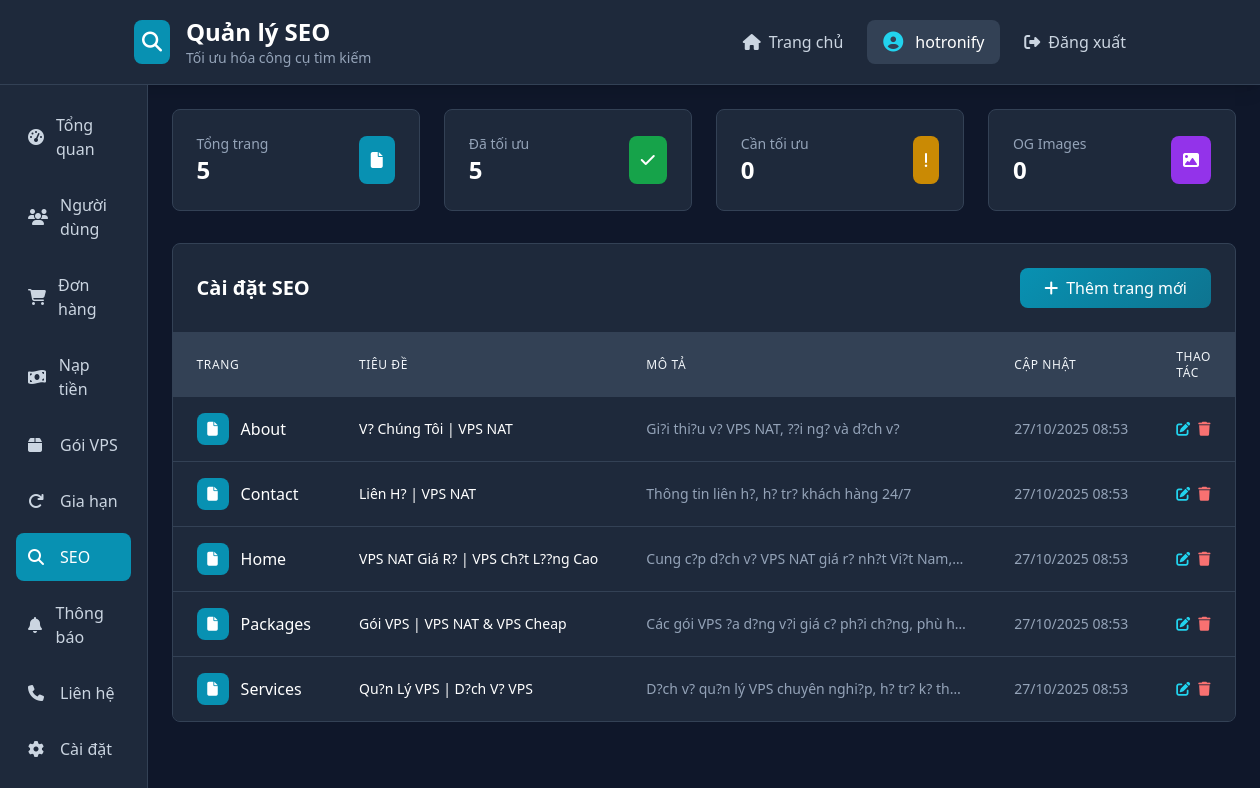
Page /admin/seo.php (signed in) on the committed database.
### tables this page shows
CREATE TABLE `seo_settings` (
  `id` int(11) NOT NULL,
  `page_name` varchar(100) NOT NULL,
  `meta_title` varchar(255) DEFAULT NULL,
  `meta_description` text DEFAULT NULL,
  `meta_keywords` text DEFAULT NULL,
  `og_title` varchar(255) DEFAULT NULL,
  `og_description` text DEFAULT NULL,
  `og_image` varchar(255) DEFAULT NULL,
  `canonical_url` varchar(255) DEFAULT NULL,
  `robots` text DEFAULT NULL,
  `created_at` timestamp NULL DEFAULT current_timestamp(),
  `updated_at` timestamp NULL DEFAULT current_timestamp() ON UPDATE current_timestamp()
);

### database.php (called while the page is built, shortened)
<?php
$servername = "139.99.44.189";
$username = "arownebv5xy_database";
$password = "arownebv5xy_database";
$dbname = "arownebv5xy_database";
$conn = new mysqli($servername, $username, $password, $dbname);
$conn->set_charset("utf8mb4");
function executeQuery($sql, $params = []) {
    global $conn;
    $stmt = $conn->prepare($sql);
    $stmt->execute();
    return $stmt;
}
function fetchAll($sql, $params = []) {
    $stmt = executeQuery($sql, $params);
    $result = $stmt->get_result();
    return $result->fetch_all(MYSQLI_ASSOC);
}
?>

### admin/seo.php (the view, shortened to what this page needs)
<?php
require_once '../database.php';
$seoSettings = fetchAll("SELECT * FROM seo_settings ORDER BY page_name");
?>
<!DOCTYPE html>
<html lang="vi">
<head>
    <script src="https://cdn.tailwindcss.com"></script>
    <link rel="stylesheet" href="https://cdnjs.cloudflare.com/ajax/libs/font-awesome/6.4.0/css/all.min.css">
</head>
<body class="dark-theme min-h-screen">
    <header class="bg-slate-800 border-b border-slate-700 shadow-lg">
        <div class="container mx-auto px-4 py-4">
            <div class="flex justify-between items-center">
                <div class="flex items-center space-x-4">
                    <div class="bg-cyan-600 p-2 rounded-lg">
                        <i class="fas fa-search text-white text-xl"></i>
                    </div>
                    <div>
                        <h1 class="text-2xl font-bold text-white">Quản lý SEO</h1>
                        <p class="text-slate-400 text-sm">Tối ưu hóa công cụ tìm kiếm</p>
                    </div>
                </div>
                <div class="flex items-center space-x-6">
                    <a href="../index.php" class="text-slate-300 hover:text-cyan-400 transition flex items-center space-x-2">
                        <i class="fas fa-home"></i>
                        <span>Trang chủ</span>
                    </a>
                    <div class="flex items-center space-x-3 bg-slate-700 px-4 py-2 rounded-lg">
                        <i class="fas fa-user-circle text-cyan-400 text-xl"></i>
                        <span class="text-white font-medium"><?= htmlspecialchars($_SESSION['username']) ?></span>
                    </div>
                    <a href="../logout.php" class="text-slate-300 hover:text-red-400 transition flex items-center space-x-2">
                        <i class="fas fa-sign-out-alt"></i>
                        <span>Đăng xuất</span>
                    </a>
                </div>
            </div>
        </div>
    </header>
    <div class="flex">
        <aside class="w-64 sidebar-dark min-h-screen">
            <nav class="p-4">
                <ul class="space-y-2">
                    <li>
                        <a href="index.php" class="flex items-center space-x-3 text-slate-300 hover:bg-slate-700 hover:text-cyan-400 p-3 rounded-lg transition">
                            <i class="fas fa-tachometer-alt w-5"></i>
                            <span>Tổng quan</span>
                        </a>
                    </li>
                    <li>
                        <a href="users.php" class="flex items-center space-x-3 text-slate-300 hover:bg-slate-700 hover:text-cyan-400 p-3 rounded-lg transition">
                            <i class="fas fa-users w-5"></i>
                            <span>Người dùng</span>
                        </a>
                    </li>
                    <li>
                        <a href="orders.php" class="flex items-center space-x-3 text-slate-300 hover:bg-slate-700 hover:text-cyan-400 p-3 rounded-lg transition">
                            <i class="fas fa-shopping-cart w-5"></i>
                            <span>Đơn hàng</span>
                        </a>
                    </li>
                    <li>
                        <a href="deposits.php" class="flex items-center space-x-3 text-slate-300 hover:bg-slate-700 hover:text-cyan-400 p-3 rounded-lg transition">
                            <i class="fas fa-money-bill-wave w-5"></i>
                            <span>Nạp tiền</span>
                        </a>
                    </li>
                    <li>
                        <a href="packages.php" class="flex items-center space-x-3 text-slate-300 hover:bg-slate-700 hover:text-cyan-400 p-3 rounded-lg transition">
                            <i class="fas fa-box w-5"></i>
                            <span>Gói VPS</span>
                        </a>
                    </li>
                    <li>
                        <a href="renewals.php" class="flex items-center space-x-3 text-slate-300 hover:bg-slate-700 hover:text-cyan-400 p-3 rounded-lg transition">
                            <i class="fas fa-redo w-5"></i>
                            <span>Gia hạn</span>
                        </a>
                    </li>
                    <li>
                        <a href="seo.php" class="flex items-center space-x-3 bg-cyan-600 text-white p-3 rounded-lg">
                            <i class="fas fa-search w-5"></i>
                            <span>SEO</span>
                        </a>
                    </li>
                    <li>
                        <a href="notifications.php" class="flex items-center space-x-3 text-slate-300 hover:bg-slate-700 hover:text-cyan-400 p-3 rounded-lg transition">
                            <i class="fas fa-bell w-5"></i>
                            <span>Thông báo</span>
                        </a>
                    </li>
                    <li>
                        <a href="contact.php" class="flex items-center space-x-3 text-slate-300 hover:bg-slate-700 hover:text-cyan-400 p-3 rounded-lg transition">
                            <i class="fas fa-phone w-5"></i>
                            <span>Liên hệ</span>
                        </a>
                    </li>
                    <li>
                        <a href="settings.php" class="flex items-center space-x-3 text-slate-300 hover:bg-slate-700 hover:text-cyan-400 p-3 rounded-lg transition">
                            <i class="fas fa-cog w-5"></i>
                            <span>Cài đặt</span>
                        </a>
                    </li>
                </ul>
            </nav>
        </aside>
        <main class="flex-1 p-6">
            <div class="grid grid-cols-1 md:grid-cols-4 gap-6 mb-8">
                <div class="card-dark rounded-lg p-6">
                    <div class="flex items-center justify-between">
                        <div>
                            <p class="text-slate-400 text-sm">Tổng trang</p>
                            <p class="text-2xl font-bold text-white"><?= count($seoSettings) ?></p>
                        </div>
                        <div class="bg-cyan-600 p-3 rounded-lg">
                            <i class="fas fa-file text-white"></i>
                        </div>
                    </div>
                </div>
                <div class="card-dark rounded-lg p-6">
                    <div class="flex items-center justify-between">
                        <div>
                            <p class="text-slate-400 text-sm">Đã tối ưu</p>
                            <p class="text-2xl font-bold text-white"><?= count(array_filter($seoSettings, fn($s) => !empty($s['meta_title']))) ?></p>
                        </div>
                        <div class="bg-green-600 p-3 rounded-lg">
                            <i class="fas fa-check text-white"></i>
                        </div>
                    </div>
                </div>
                <div class="card-dark rounded-lg p-6">
                    <div class="flex items-center justify-between">
                        <div>
                            <p class="text-slate-400 text-sm">Cần tối ưu</p>
                            <p class="text-2xl font-bold text-white"><?= count(array_filter($seoSettings, fn($s) => empty($s['meta_title']))) ?></p>
                        </div>
                        <div class="bg-yellow-600 p-3 rounded-lg">
                            <i class="fas fa-exclamation text-white"></i>
                        </div>
                    </div>
                </div>
                <div class="card-dark rounded-lg p-6">
                    <div class="flex items-center justify-between">
                        <div>
                            <p class="text-slate-400 text-sm">OG Images</p>
                            <p class="text-2xl font-bold text-white"><?= count(array_filter($seoSettings, fn($s) => !empty($s['og_image']))) ?></p>
                        </div>
                        <div class="bg-purple-600 p-3 rounded-lg">
                            <i class="fas fa-image text-white"></i>
                        </div>
                    </div>
                </div>
            </div>
            <div class="card-dark rounded-lg overflow-hidden">
                <div class="p-6 border-b border-slate-700">
                    <div class="flex justify-between items-center">
                        <h2 class="text-xl font-semibold text-white">Cài đặt SEO</h2>
                        <button onclick="showAddModal()"
                                class="btn-primary text-white py-2 px-6 rounded-lg font-medium transition flex items-center space-x-2">
                            <i class="fas fa-plus"></i>
                            <span>Thêm trang mới</span>
                        </button>
                    </div>
                </div>
                <div class="overflow-x-auto">
                    <table class="w-full table-dark">
                        <thead>
                            <tr>
                                <th class="px-6 py-4 text-left text-xs font-medium text-slate-300 uppercase tracking-wider">Trang</th>
                                <th class="px-6 py-4 text-left text-xs font-medium text-slate-300 uppercase tracking-wider">Tiêu đề</th>
                                <th class="px-6 py-4 text-left text-xs font-medium text-slate-300 uppercase tracking-wider">Mô tả</th>
                                <th class="px-6 py-4 text-left text-xs font-medium text-slate-300 uppercase tracking-wider">Cập nhật</th>
                                <th class="px-6 py-4 text-left text-xs font-medium text-slate-300 uppercase tracking-wider">Thao tác</th>
                            </tr>
                        </thead>
                        <tbody class="divide-y divide-slate-700">
                            <?php if (empty($seoSettings)): ?>
                                <tr>
                                    <td colspan="5" class="px-6 py-12 text-center text-slate-400">
                                        <i class="fas fa-search text-4xl mb-3"></i>
                                        <p>Chưa có cài đặt SEO nào</p>
                                    </td>
                                </tr>
                            <?php else: ?>
                                <?php foreach ($seoSettings as $setting): ?>
                                    <tr class="hover:bg-slate-700 transition">
                                        <td class="px-6 py-4 whitespace-nowrap">
                                            <div class="flex items-center">
                                                <div class="w-8 h-8 bg-cyan-600 rounded-lg flex items-center justify-center mr-3">
                                                    <i class="fas fa-file text-white text-sm"></i>
                                                </div>
                                                <span class="font-medium text-white"><?= ucfirst($setting['page_name']) ?></span>
                                            </div>
                                        </td>
                                        <td class="px-6 py-4">
                                            <div class="text-sm text-white max-w-xs truncate" title="<?= htmlspecialchars($setting['meta_title']) ?>">
                                                <?= htmlspecialchars($setting['meta_title']) ?: '<span class="text-slate-400">Chưa đặt</span>' ?>
                                            </div>
                                        </td>
                                        <td class="px-6 py-4">
                                            <div class="text-sm text-slate-400 max-w-xs truncate" title="<?= htmlspecialchars($setting['meta_description']) ?>">
                                                <?= htmlspecialchars($setting['meta_description']) ?: '<span class="text-slate-500">Chưa đặt</span>' ?>
                                            </div>
                                        </td>
                                        <td class="px-6 py-4 whitespace-nowrap text-sm text-slate-400">
                                            <?= date('d/m/Y H:i', strtotime($setting['updated_at'])) ?>
                                        </td>
                                        <td class="px-6 py-4 whitespace-nowrap text-sm font-medium">
                                            <div class="flex space-x-2">
                                                <button onclick="editPage('<?= $setting['page_name'] ?>')"
                                                        class="text-cyan-400 hover:text-cyan-300 transition">
                                                    <i class="fas fa-edit"></i>
                                                </button>
                                                <button onclick="deletePage('<?= $setting['page_name'] ?>')"
                                                        class="text-red-400 hover:text-red-300 transition">
                                                    <i class="fas fa-trash"></i>
                                                </button>
                                            </div>
                                        </td>
                                    </tr>
                                <?php endforeach; ?>
                            <?php endif; ?>
                        </tbody>
                    </table>
                </div>
            </div>
        </main>
    </div>
</body>
</html>
<?php
$content = ob_get_clean();
echo $content;
?>

### admin/seo.php (style rules this page uses)
.dark-theme { background: #0f172a; color: #e2e8f0; }
.sidebar-dark { background: #1e293b; border-right: 1px solid #334155; }
.card-dark { background: #1e293b; border: 1px solid #334155; }
.table-dark { background: #1e293b; color: #e2e8f0; }
.table-dark th { background: #334155; color: #f1f5f9; }
.btn-primary { background: linear-gradient(135deg, #0891b2 0%, #0e7490 100%); }

### rows in the picture
seo_settings: page_name "About", meta_title "V? Chúng Tôi | VPS NAT", meta_description "Gi?i thi?u v? VPS NAT, ??i ng? và d?ch v?", updated_at "27/10/2025 08:53"
seo_settings: page_name "Contact", meta_title "Liên H? | VPS NAT", meta_description "Thông tin liên h?, h? tr? khách hàng 24/7", updated_at "27/10/2025 08:53"
seo_settings: page_name "Home", meta_title "VPS NAT Giá R? | VPS Ch?t L??ng Cao", meta_description "Cung c?p d?ch v? VPS NAT giá r? nh?t Vi?t Nam,…", updated_at "27/10/2025 08:53"
seo_settings: page_name "Packages", meta_title "Gói VPS | VPS NAT & VPS Cheap", meta_description "Các gói VPS ?a d?ng v?i giá c? ph?i ch?ng, phù h…", updated_at "27/10/2025 08:53"
seo_settings: page_name "Services", meta_title "Qu?n Lý VPS | D?ch V? VPS", meta_description "D?ch v? qu?n lý VPS chuyên nghi?p, h? tr? k? th…", updated_at "27/10/2025 08:53"

### other values in the picture
$_SESSION['username'] "hotronify"
count($seoSettings) "5"
count(array_filter($seoSettings, fn($s) => !empty($s['meta_title']))) "5"
count(array_filter($seoSettings, fn($s) => empty($s['meta_title']))) "0"
count(array_filter($seoSettings, fn($s) => !empty($s['og_image']))) "0"
